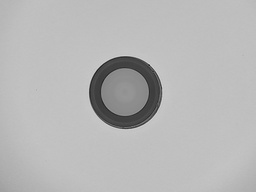
#> input picture current-process/old_version/image_batch/ima18.jpg, 256 x 192 px, shrunk from 1152 x 864 before the run
$ python -i detect_scratches_lei.py   (imports and definitions only)
#> lines starting #> are read from the running program, lines starting #| are printed output that depends on the picture; after the words box and inside, x2 and y2 are one past the last pixel; in counts of white or black regions, pixels touching at a corner belong together
#> further down, picture is the input picture: shape (192, 256); min 24, max 217, mean 182.7

import cv2
import numpy as np
from typing import List, Tuple

def _apply_linear_detector(image: np.ndarray, kernel_points: List[Tuple[int, int]]) -> np.ndarray:
    """
    Apply linear detector at specific orientation (from test3.py)
    """
    height, width = image.shape
    response = np.zeros_like(image, dtype=np.float32)

    pad_size = len(kernel_points) // 2
    padded = cv2.copyMakeBorder(image, pad_size, pad_size, pad_size, pad_size, cv2.BORDER_REFLECT)

    for y in range(height):
        for x in range(width):
            center_sum = 0
            surround_sum = 0
            valid_points = 0

            for dx, dy in kernel_points:
                px = x + dx + pad_size
                py = y + dy + pad_size

                if abs(dx) <= 2 and abs(dy) <= 2:
                    center_sum += padded[py, px]
                else:
                    surround_sum += padded[py, px]
                valid_points += 1

            if valid_points > 0:
                center_avg = center_sum / (valid_points * 0.3) if (valid_points * 0.3) > 0 else 0
                surround_avg = surround_sum / (valid_points * 0.7) if (valid_points * 0.7) > 0 else 0
                response[y, x] = max(0, surround_avg - center_avg)

    return response

def detect_scratches_lei(image: np.ndarray) -> np.ndarray:
    """
    Detect scratches using LEI (Linear Enhancement Inspector) from test3.py
    """
    lei_params = {
        "kernel_size": 15,
        "angles": np.arange(0, 180, 15),
        "threshold_factor": 2.0
    }

    enhanced = cv2.equalizeHist(image)
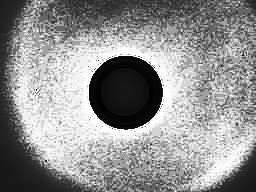
#> enhanced: shape (192, 256); min 0, max 255, mean 144.5
    scratch_strength = np.zeros_like(enhanced, dtype=np.float32)
    kernel_length = lei_params["kernel_size"]

    for angle in lei_params["angles"]:
        angle_rad = np.deg2rad(angle)

        kernel_points = []
        for i in range(-kernel_length//2, kernel_length//2 + 1):
            x = int(i * np.cos(angle_rad))
            y = int(i * np.sin(angle_rad))
            kernel_points.append((x, y))

        response = _apply_linear_detector(enhanced, kernel_points)
        scratch_strength = np.maximum(scratch_strength, response)
#> this loop made 12 passes
#> pass 1, in _apply_linear_detector, `padded = cv2.copyMakeBorder(image, pad_size, pad_size, pad_size, pad_s..`:
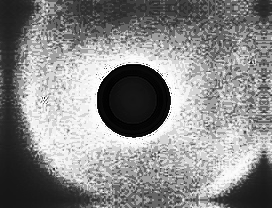
#> padded: shape (208, 272); min 0, max 255, mean 135.6
#> pass 1, in detect_scratches_lei, `response = _apply_linear_detector(enhanced, kernel_points)`:
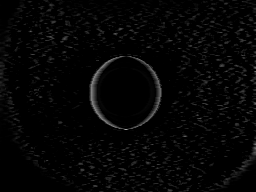
#> response: shape (192, 256) float32; min 0, max 163.6, mean 5.3
#> pass 2, in detect_scratches_lei, `response = _apply_linear_detector(enhanced, kernel_points)`:
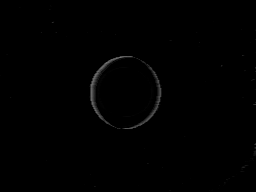
#> response: shape (192, 256) float32; min 0, max 116.1, mean 0.9
#> after the loop:
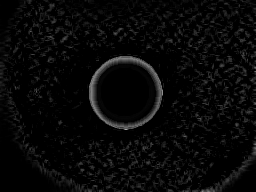
#> scratch_strength: shape (192, 256) float32; min 0, max 163.6, mean 8.4

    mean_strength = np.mean(scratch_strength)
#> mean_strength = 8.44
    std_strength = np.std(scratch_strength)
#> std_strength = 17.01
    threshold = mean_strength + lei_params["threshold_factor"] * std_strength
#> threshold = 42.47

    _, scratch_mask = cv2.threshold(scratch_strength, threshold, 255, cv2.THRESH_BINARY)
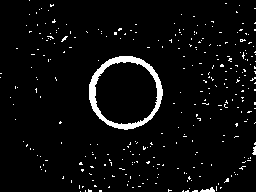
#> scratch_mask: shape (192, 256) float32; 4.2% white; 309 white regions (306 under 20 px), largest, box (x1, y1, x2, y2) and area: (89, 56, 163, 130) 1152, (200, 187, 215, 192) 42, (252, 146, 256, 155) 24

    kernel = cv2.getStructuringElement(cv2.MORPH_ELLIPSE, (3, 3))
    scratch_mask = cv2.morphologyEx(scratch_mask.astype(np.uint8), cv2.MORPH_CLOSE, kernel)
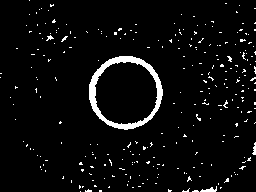
#> scratch_mask: shape (192, 256); 4.4% white; 275 white regions (271 under 20 px), largest, box (x1, y1, x2, y2) and area: (89, 56, 163, 130) 1156, (200, 186, 217, 192) 51, (252, 142, 256, 155) 31, (46, 35, 54, 41) 22

    return scratch_mask

# [19 lines not run here, left out]

>>> import cv2
>>> picture = cv2.imread('../../../current-process/old_version/image_batch/ima18.jpg', cv2.IMREAD_GRAYSCALE)
>>> result = detect_scratches_lei(picture)

$ run again, on current-process/old_version/image_batch/ima19.jpg
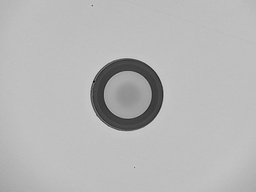
#> input picture current-process/old_version/image_batch/ima19.jpg, 256 x 192 px, shrunk from 1152 x 864 before the run
#> picture is the input picture: shape (192, 256); min 8, max 218, mean 183
#> after the loop in detect_scratches_lei, `for angle in lei_params["angles"]:`:
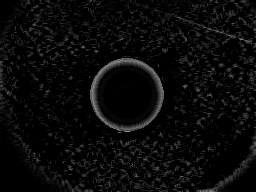
#> scratch_strength: shape (192, 256) float32; min 0, max 150.7, mean 10.1
#> mean_strength = 10.14
#> std_strength = 18.48
#> threshold = 47.1
#> in detect_scratches_lei, `scratch_mask = cv2.morphologyEx(scratch_mask.astype(np.uint8), cv2.MOR..`:
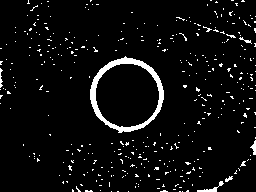
#> scratch_mask: shape (192, 256); 5% white; 373 white regions (367 under 20 px), largest, box (x1, y1, x2, y2) and area: (90, 56, 164, 133) 1081, (197, 181, 224, 192) 79, (250, 140, 256, 155) 46, (0, 68, 3, 88) 34, (239, 37, 252, 44) 28, (225, 176, 233, 182) 26

$ run again, on current-process/old_version/image_batch/img35.jpg
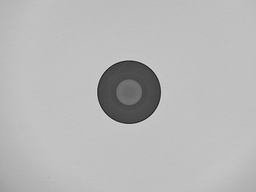
#> input picture current-process/old_version/image_batch/img35.jpg, 256 x 192 px, shrunk from 1152 x 864 before the run
#> picture is the input picture: shape (192, 256); min 28, max 217, mean 183.8
#> after the loop in detect_scratches_lei, `for angle in lei_params["angles"]:`:
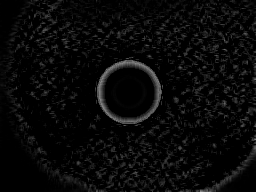
#> scratch_strength: shape (192, 256) float32; min 0, max 138.9, mean 9.3
#> mean_strength = 9.28
#> std_strength = 17.33
#> threshold = 43.94
#> in detect_scratches_lei, `scratch_mask = cv2.morphologyEx(scratch_mask.astype(np.uint8), cv2.MOR..`:
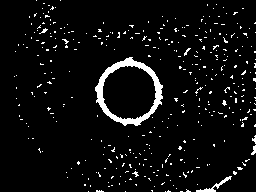
#> scratch_mask: shape (192, 256); 5.1% white; 367 white regions (362 under 20 px), largest, box (x1, y1, x2, y2) and area: (95, 57, 163, 126) 1098, (196, 176, 232, 192) 119, (251, 145, 256, 155) 29, (39, 28, 48, 34) 20, (184, 48, 191, 56) 20

$ run again, on current-process/old_version/image_batch/img38.jpg
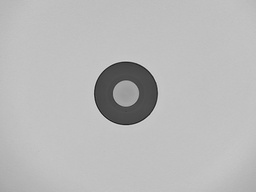
#> input picture current-process/old_version/image_batch/img38.jpg, 256 x 192 px, shrunk from 1152 x 864 before the run
#> picture is the input picture: shape (192, 256); min 27, max 216, mean 185.2
#> mean_strength = 10.26
#> std_strength = 18.16
#> threshold = 46.58
#> in detect_scratches_lei, `scratch_mask = cv2.morphologyEx(scratch_mask.astype(np.uint8), cv2.MOR..`:
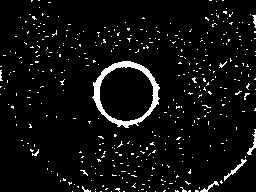
#> scratch_mask: shape (192, 256); 5.1% white; 414 white regions (406 under 20 px), largest, box (x1, y1, x2, y2) and area: (92, 61, 160, 128) 985, (224, 159, 247, 181) 89, (247, 129, 256, 155) 70
